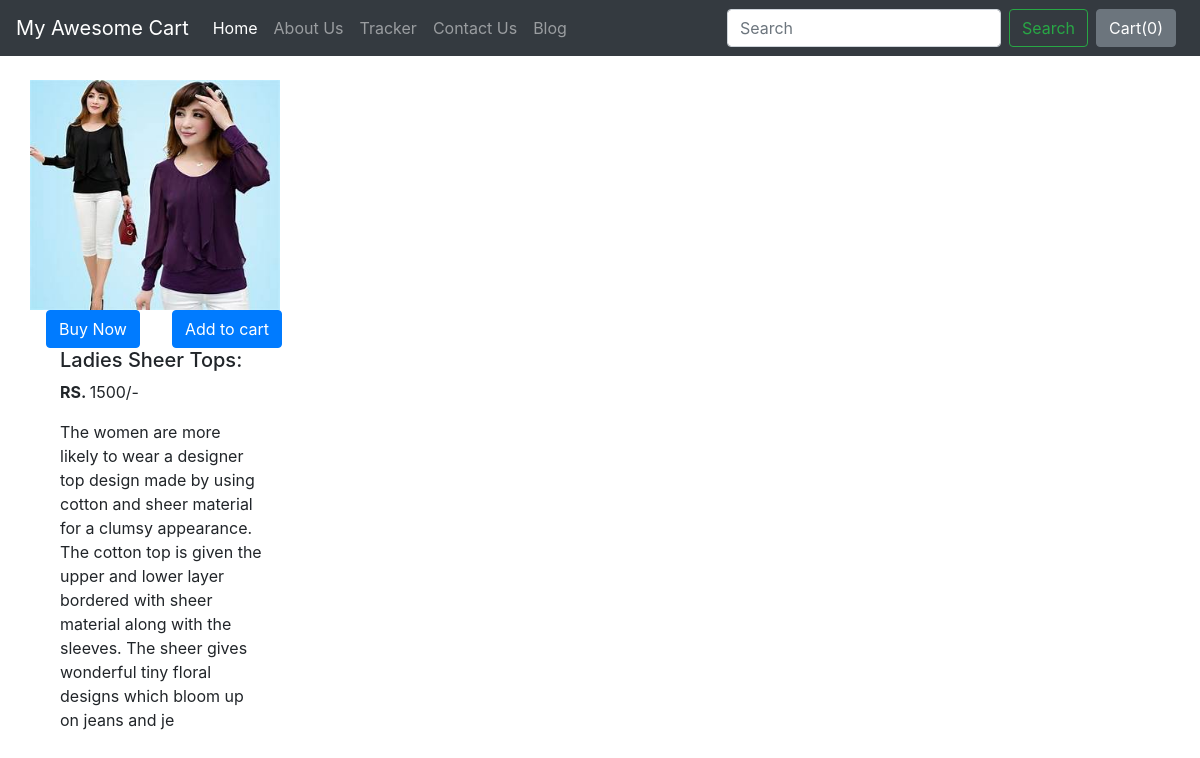
/shop/products/12, run on the app's committed database.
### shop/models.py (models this page shows, shortened)
class Product(models.Model):
    product_id = models.AutoField
    product_name = models.CharField(max_length=50)
    category = models.CharField(max_length=50, default="")
    subcategory = models.CharField(max_length=50, default="")
    price = models.IntegerField(default=0)
    desc = models.CharField(max_length=300)
    pub_date = models.DateField()
    image = models.ImageField(upload_to='shop/images', default="")

### shop/views.py (the view)
# urls.py: path("products/<int:myid>", views.productView, name="ProductView"),
def productView(request, myid):
    product = Product.objects.filter(id=myid)
    return render(request, 'shop/prodView.html', {'product':product[0]})

### shop/templates/shop/prodView.html (shortened to what this page needs)
{% extends 'shop/basic.html' %}
{% block body %}
<div class ="container my-4">
        <div class="row">
        <div class ="col-md-4">
        <div class ="row">
           <img src="/media/{{product.image}}" width="250px" height="230px">
        </div>
            <div class="row">
            <button class="btn btn-primary mx-3" >Buy Now</button>
            <button class="btn btn-primary mx-3">Add to cart</button>
       </div>
       <div class="col-md-8">
       <h5>{{product.product_name}}</h5>
           <p><b>RS. </b>{{product.price}}/-</p>
       <p>{{product.desc}}</p>
</div>
</div>
{% endblock %}

### data on the page
Product: image (picture), product_name "Ladies Sheer Tops:", price "1500", desc "The women are more likely to wear a designer top design made by using cotton and sheer material for a clumsy appearance. The cotton top is given the upper and lower layer bordered with sheer material along with the sleeves. The sheer gives wonderful tiny floral designs which bloom up on jeans and je"
